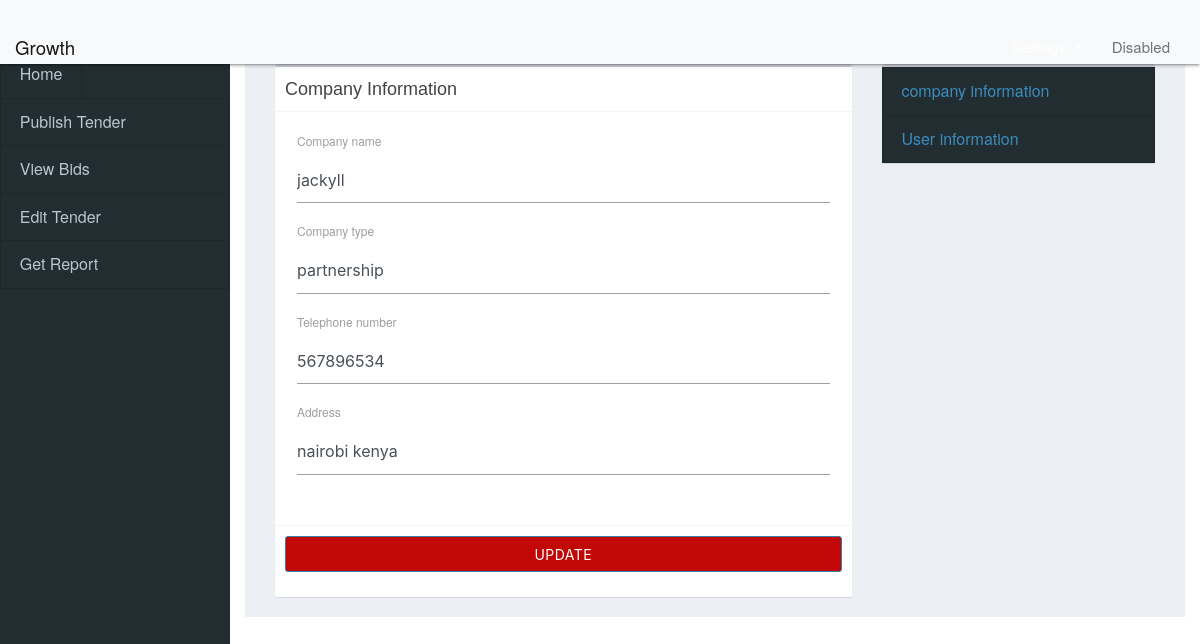
/account/company_information (signed in), run on the app's committed database.
### tenderingSystem/model.py (models this page shows, shortened)
class Company(FlaskSerializeMixin, db.Model):
    id = db.Column(db.INTEGER, primary_key=True, autoincrement=True)
    company_name = db.Column(db.String(100), nullable=False, unique=True)
    phone_number = db.Column(db.String(15), nullable=False)
    address = db.Column(db.String(100), nullable=False)
    company_type = db.Column(db.String(50), nullable=True)
    user = db.Column(db.INTEGER, db.ForeignKey("users.id"), nullable=False, unique=True)
    tender_publisher = db.relationship("Tenders", backref="publisher", lazy=True)
    bid_publisher = db.relationship("Bid", backref="bid_publisher", lazy=True)
    create_fields = update_fields = ['company_name', 'phone_number', 'address', 'company_type']

### tenderingSystem/routes.py (the view, shortened to what this page needs)
@app.route('/account/company_information', methods=["GET", "POST"])
@login_required
def company_information():
    form = CompanyForm()
    update_form = UpdateCompanyForm()
    company = get_company_information()
    if request.method == "GET":
        if company:
            update_form.company_name.data = company.company_name
            update_form.company_type.data = company.company_type
            update_form.phone_number.data = company.phone_number
            update_form.address.data = company.address
            return render_template('company_info.html', company=company, update_form=update_form)
        else:
            return render_template('company_info.html', form=form)
    return render_template('company_info.html', form=form, company_name=company.company_name)

### tenderingSystem/forms.py
class CompanyForm(FlaskForm):
    company_name = StringField("Company name", validators=[DataRequired()])
    phone_number = IntegerField("Telephone number", validators=[DataRequired()])
    address = StringField("Address", validators=[DataRequired()])
    company_type = StringField("Company type", validators=[DataRequired()])
    submit = SubmitField("register")

class UpdateCompanyForm(FlaskForm):
    company_name = StringField("Company name", validators=[DataRequired()])
    phone_number = IntegerField("Telephone number", validators=[DataRequired()])
    address = StringField("Address", validators=[DataRequired()])
    company_type = StringField("Company type", validators=[DataRequired()])
    submit = SubmitField("Update")

### tenderingSystem/helper_functions.py (called while the page is built)
def get_company_information():
    company = Company.query.filter_by(user=current_user.id).first()
    return company

### tenderingSystem/model.py (called while the page is built)
@login_manager.user_loader
def load_user(user_id):
    return Users.query.get(int(user_id))

### tenderingSystem/templates/company_info.html (shortened to what this page needs)
{% extends("buyer/home.html") %}
{% block head %}
    {{ super() }}
{% endblock %}
{% block sidebar %}
    {% if current_user.user_type == "buyer" %}
        {{ super() }}
    {% endif %}
{% endblock %}
{% block body %}
    <div class="container-fluid">
        <div class="row">
            <div class="col-8">
                 <div class="box">
                    <div class="box-header with-border">
                        <h3 class="box-title">Company Information</h3>
                    </div>
                        {% if not company %}
                            <form action="{{ url_for('company_information') }}" method="post">
                                {{ form.hidden_tag() }}
                                <div class="box-body">
                                    <fieldset class="form-group">
                                    <div class="form-group">
                                        {{ form.company_name.label(class="form-control-label") }}
                                        {% if form.company_name.errors %}
                                            {{ form.company_name(class="form-control form-control-lg is_invalid") }}
                                            {% for error in form.company_name.errors %}
                                                <div class="text-danger">
                                                    <span>{{ error }}</span>
                                                </div>
                                            {% endfor %}
                                        {% else %}
                                            {{ form.company_name(class="form-control form-control-lg") }}
                                        {% endif %}
                                    </div>
                                    <div class="form-group">
                                        {{ form.company_type.label(class="form-control-label") }}
                                        {% if form.company_type.errors %}
                                            {{ form.company_type(class="form-control form-control-lg is_invalid") }}
                                            {% for error in form.company_type.errors %}
                                                <div class="text-danger">
                                                    <span>{{ error }}</span>
                                                </div>
                                            {% endfor %}
                                        {% else %}
                                            {{ form.company_type(class="form-control form-control-lg") }}
                                        {% endif %}
                                    </div>
                                    <div class="form-group">
                                        {{ form.phone_number.label(class="form-control-label") }}
                                        {% if form.phone_number.errors %}
                                            {{ form.phone_number(class="form-control form-control-lg is_invalid") }}
                                            {% for error in form.phone_number.errors %}
                                                <div class="text-danger">
                                                    <span>{{ error }}</span>
                                                </div>
                                            {% endfor %}
                                        {% else %}
                                            {{ form.phone_number(class="form-control form-control-lg") }}
                                        {% endif %}
                                    </div>
                                    <div class="form-group">
                                        {{ form.address.label(class="form-control-label") }}
                                        {% if form.address.errors %}
                                            {{ form.address(class="form-control form-control-lg is_invalid") }}
                                            {% for error in form.address.errors %}
                                                <div class="text-danger">
                                                    <span>{{ error }}</span>
                                                </div>
                                            {% endfor %}
                                        {% else %}
                                            {{ form.address(class="form-control form-control-lg") }}
                                        {% endif %}
                                    </div>
                                    </fieldset>
                                </div>
                                <div class="box-footer">
                                    <div class="form-group">
                                        {{ form.submit(class="btn btn-primary btn-m btn-block", style="background-color: #C20707")}}
                                    </div>
                                </div>
                            </form>
                        {% else %}
                            <form action="{{ url_for('update_company_information') }}" method="post">
                                <div class="box-body">
                                    <fieldset class="form-group">
                                    <div class="form-group">
                                        {{ update_form.company_name.label(class="form-control-label") }}
                                        {% if update_form.company_name.errors %}
                                            {{ update_form.company_name(class="form-control form-control-lg is_invalid") }}
                                            {% for error in update_form.company_name.errors %}
                                                <div class="text-danger">
                                                    <span>{{ error }}</span>
                                                </div>
                                            {% endfor %}
                                        {% else %}
                                            {{ update_form.company_name(class="form-control form-control-lg") }}
                                        {% endif %}
                                    </div>
                                    <div class="form-group">
                                        {{ update_form.company_type.label(class="form-control-label") }}
                                        {% if update_form.company_type.errors %}
                                            {{ update_form.company_type(class="form-control form-control-lg is_invalid") }}
                                            {% for error in update_form.company_type.errors %}
                                                <div class="text-danger">
                                                    <span>{{ error }}</span>
                                                </div>
                                            {% endfor %}
                                        {% else %}
                                            {{ update_form.company_type(class="form-control form-control-lg") }}
                                        {% endif %}
                                    </div>
                                    <div class="form-group">
                                        {{ update_form.phone_number.label(class="form-control-label") }}
                                        {% if update_form.phone_number.errors %}
                                            {{ update_form.phone_number(class="form-control form-control-lg is_invalid") }}
                                            {% for error in update_form.phone_number.errors %}
                                                <div class="text-danger">
                                                    <span>{{ error }}</span>
                                                </div>
                                            {% endfor %}
                                        {% else %}
                                            {{ update_form.phone_number(class="form-control form-control-lg") }}
                                        {% endif %}
                                    </div>
                                    <div class="form-group">
                                        {{ update_form.address.label(class="form-control-label") }}
                                        {% if update_form.address.errors %}
                                            {{ update_form.address(class="form-control form-control-lg is_invalid") }}
                                            {% for error in update_form.address.errors %}
                                                <div class="text-danger">
                                                    <span>{{ error }}</span>
                                                </div>
                                            {% endfor %}
                                        {% else %}
                                            {{ update_form.address(class="form-control form-control-lg") }}
                                        {% endif %}
                                    </div>
                                    </fieldset>
                                </div>
                                <div class="box-footer">
                                    <div class="form-group">
                                        {{ update_form.submit(class="btn btn-primary btn-m btn-block", style="background-color: #C20707")}}
                                    </div>
                                </div>
                            </form>
                        {% endif %}
                    </div>
                </div>
                <div class="col-4">
                    <div class="box">
                        <div>
                            <ul>
                                <li class="sidebar-links"><a  href="{{ url_for('company_information') }}">company information</a></li>
                                <li class="sidebar-links"><a  href="{{ url_for('user_information') }}">User information</a></li>
                            </ul>
                        </div>
                    </div>
                </div>
            </div>
        </div>
{% endblock %}

### tenderingSystem/static/css/buyer.css (style rules this page uses)
* { margin:0; padding: 0; font-size: 16px; list-style: none; text-decoration: none; }
.sidebar-links a { position: relative; display: block; text-decoration: none; padding: .75rem 1.25rem; margin-bottom: -1px; background-color: #222d32; border: 1px solid rgba(0, 0, 0, 0.125); border-top-color: rgba(0, 0, 0, .125); transition: all 0.3s ease-in-out 0s; }

### data on the page
Company: company_name "jackyll", company_type "partnership", phone_number "567896534", address "nairobi kenya"

### other printed values
{{ update_form.company_name.label(class="form-control-label") }} "Company name"
{{ update_form.company_type.label(class="form-control-label") }} "Company type"
{{ update_form.phone_number.label(class="form-control-label") }} "Telephone number"
{{ update_form.address.label(class="form-control-label") }} "Address"
